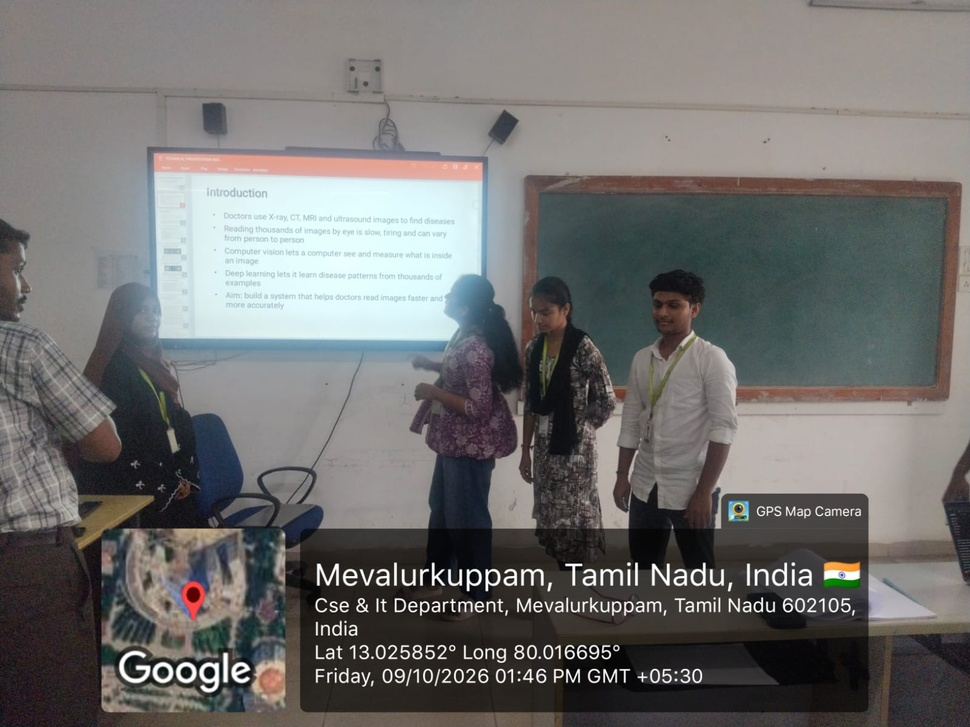
#> input picture Capstone Project/presentation batch 4.jpeg, 970 x 727 px, shrunk from 1600 x 1200 before the run
$ python 'exp 11.py'
#> lines starting #> are read from the running program, lines starting #| are printed output that depends on the picture

import cv2
from tkinter import Tk, filedialog

# Open file selection window
root = Tk()
root.withdraw()

# Select image from laptop
image_path = filedialog.askopenfilename(
    title="Select an Image",
    filetypes=[("Image Files", "*.jpg *.jpeg *.png")]
)
#> the answer given: Capstone Project/presentation batch 4.jpeg

# Read the image
img = cv2.imread(image_path)
#> img is the input picture: shape (727, 970, 3); mean B, G, R 110.6, 111.9, 112.7

if img is None:
    print("Error: Image not selected or not found!")

else:
    # Rotate image by 180 degrees clockwise
    rotated_image = cv2.rotate(
        img, cv2.ROTATE_180
    )
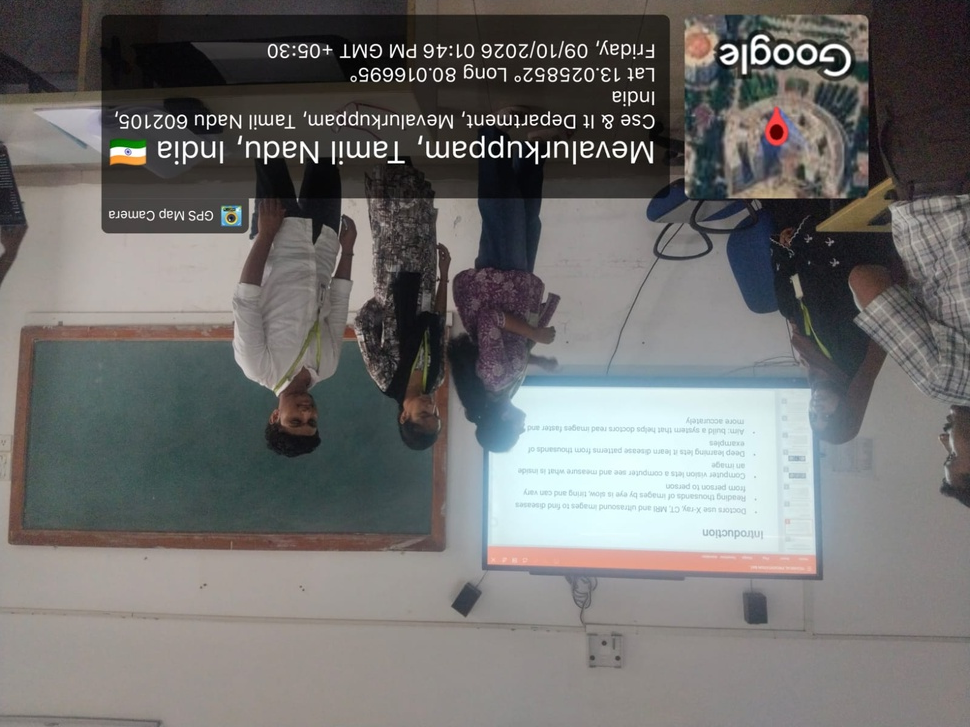
#> rotated_image: shape (727, 970, 3); mean B, G, R 110.6, 111.9, 112.7

    # Display original image
    cv2.imshow("Original Image", img)

    # Display rotated image
    cv2.imshow("180 Degree Rotated Image", rotated_image)

    # Save rotated image
    cv2.imwrite("rotated_180_image.jpg", rotated_image)

    print("180 Degree Image Rotation Completed Successfully!")

    # Wait for key press
    cv2.waitKey(0)

    # Close all windows
    cv2.destroyAllWindows()

root.destroy()
